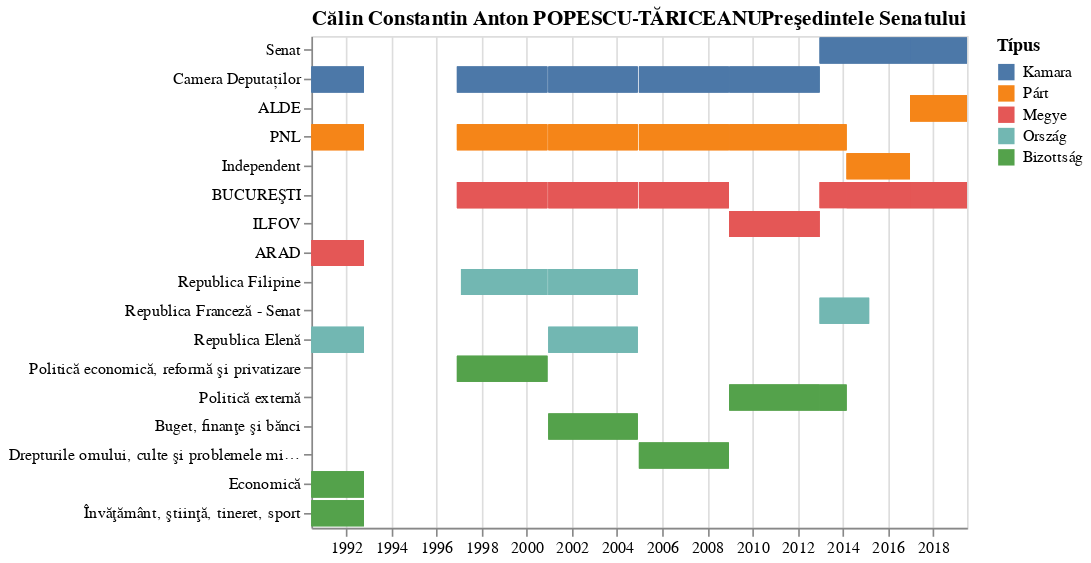

The cell this chart's notebook holds for it:
### Code cell
alt.Chart(ef,
          title=m['Name']['full']
         ).mark_bar().encode(
    x=alt.X('start:T',title=''),
    x2='end:T',
    y=alt.Y('Csoportok:N',title='',
            sort=alt.EncodingSortField(field="order", op="mean", order='descending')),
    color=alt.Color('Típus:N',
        sort=alt.EncodingSortField(field="order", op="mean", order='descending'))
)

### Figure 1 — Vega-Lite specification as saved in the notebook (floating-point values rounded to 4 significant figures)
{"$schema": "https://vega.github.io/schema/vega-lite/v3.3.0.json", "config": {"mark": {"tooltip": null}, "view": {"height": 300, "width": 400}}, "data": {"name": "data-f5c2bdf21e4cd6cc5417497daa4badfb"}, "datasets": {"data-f5c2bdf21e4cd6cc5417497daa4badfb": [{"Csoportok": "Politică economică, reformă şi privatizare", "Name": "Călin Constantin Anton POPESCU-TĂRICEANUPreşedintele Senatului", "Típus": "Bizottság", "duration": 1464, "end": "2000-11-30T00:00:00", "order": 1, "start": "1996-11-27T00:00:00"}, {"Csoportok": "Politică externă", "Name": "Călin Constantin Anton POPESCU-TĂRICEANUPreşedintele Senatului", "Típus": "Bizottság", "duration": 1462, "end": "2012-12-20T00:00:00", "order": 1, "start": "2008-12-19T00:00:00"}, {"Csoportok": "Politică externă", "Name": "Călin Constantin Anton POPESCU-TĂRICEANUPreşedintele Senatului", "Típus": "Bizottság", "duration": 436, "end": "2014-03-01T00:00:00", "order": 1, "start": "2012-12-20T00:00:00"}, {"Csoportok": "Buget, finanţe şi bănci", "Name": "Călin Constantin Anton POPESCU-TĂRICEANUPreşedintele Senatului", "Típus": "Bizottság", "duration": 1446, "end": "2004-11-30T00:00:00", "order": 1, "start": "2000-12-15T00:00:00"}, {"Csoportok": "Drepturile omului, culte şi problemele minorităţilor naţionale", "Name": "Călin Constantin Anton POPESCU-TĂRICEANUPreşedintele Senatului", "Típus": "Bizottság", "duration": 1455, "end": "2008-12-13T00:00:00", "order": 1, "start": "2004-12-19T00:00:00"}, {"Csoportok": "Economică", "Name": "Călin Constantin Anton POPESCU-TĂRICEANUPreşedintele Senatului", "Típus": "Bizottság", "duration": 850, "end": "1992-10-16T00:00:00", "order": 1, "start": "1990-06-19T00:00:00"}, {"Csoportok": "Învăţământ, ştiinţă, tineret, sport", "Name": "Călin Constantin Anton POPESCU-TĂRICEANUPreşedintele Senatului", "Típus": "Bizottság", "duration": 850, "end": "1992-10-16T00:00:00", "order": 1, "start": "1990-06-19T00:00:00"}, {"Csoportok": "Politică economică, reformă şi privatizare", "Name": "Călin Constantin Anton POPESCU-TĂRICEANUPreşedintele Senatului", "Típus": "Bizottság", "duration": 1464, "end": "2000-11-30T00:00:00", "order": 1, "start": "1996-11-27T00:00:00"}, {"Csoportok": "Politică externă", "Name": "Călin Constantin Anton POPESCU-TĂRICEANUPreşedintele Senatului", "Típus": "Bizottság", "duration": 1462, "end": "2012-12-20T00:00:00", "order": 1, "start": "2008-12-19T00:00:00"}, {"Csoportok": "Politică externă", "Name": "Călin Constantin Anton POPESCU-TĂRICEANUPreşedintele Senatului", "Típus": "Bizottság", "duration": 436, "end": "2014-03-01T00:00:00", "order": 1, "start": "2012-12-20T00:00:00"}, {"Csoportok": "Buget, finanţe şi bănci", "Name": "Călin Constantin Anton POPESCU-TĂRICEANUPreşedintele Senatului", "Típus": "Bizottság", "duration": 1446, "end": "2004-11-30T00:00:00", "order": 1, "start": "2000-12-15T00:00:00"}, {"Csoportok": "Drepturile omului, culte şi problemele minorităţilor naţionale", "Name": "Călin Constantin Anton POPESCU-TĂRICEANUPreşedintele Senatului", "Típus": "Bizottság", "duration": 1455, "end": "2008-12-13T00:00:00", "order": 1, "start": "2004-12-19T00:00:00"}, {"Csoportok": "Economică", "Name": "Călin Constantin Anton POPESCU-TĂRICEANUPreşedintele Senatului", "Típus": "Bizottság", "duration": 850, "end": "1992-10-16T00:00:00", "order": 1, "start": "1990-06-19T00:00:00"}, {"Csoportok": "Învăţământ, ştiinţă, tineret, sport", "Name": "Călin Constantin Anton POPESCU-TĂRICEANUPreşedintele Senatului", "Típus": "Bizottság", "duration": 850, "end": "1992-10-16T00:00:00", "order": 1, "start": "1990-06-19T00:00:00"}, {"Csoportok": "Politică economică, reformă şi privatizare", "Name": "Călin Constantin Anton POPESCU-TĂRICEANUPreşedintele Senatului", "Típus": "Bizottság", "duration": 1464, "end": "2000-11-30T00:00:00", "order": 1, "start": "1996-11-27T00:00:00"}, {"Csoportok": "Politică externă", "Name": "Călin Constantin Anton POPESCU-TĂRICEANUPreşedintele Senatului", "Típus": "Bizottság", "duration": 1462, "end": "2012-12-20T00:00:00", "order": 1, "start": "2008-12-19T00:00:00"}, {"Csoportok": "Politică externă", "Name": "Călin Constantin Anton POPESCU-TĂRICEANUPreşedintele Senatului", "Típus": "Bizottság", "duration": 436, "end": "2014-03-01T00:00:00", "order": 1, "start": "2012-12-20T00:00:00"}, {"Csoportok": "Buget, finanţe şi bănci", "Name": "Călin Constantin Anton POPESCU-TĂRICEANUPreşedintele Senatului", "Típus": "Bizottság", "duration": 1446, "end": "2004-11-30T00:00:00", "order": 1, "start": "2000-12-15T00:00:00"}, {"Csoportok": "Drepturile omului, culte şi problemele minorităţilor naţionale", "Name": "Călin Constantin Anton POPESCU-TĂRICEANUPreşedintele Senatului", "Típus": "Bizottság", "duration": 1455, "end": "2008-12-13T00:00:00", "order": 1, "start": "2004-12-19T00:00:00"}, {"Csoportok": "Economică", "Name": "Călin Constantin Anton POPESCU-TĂRICEANUPreşedintele Senatului", "Típus": "Bizottság", "duration": 850, "end": "1992-10-16T00:00:00", "order": 1, "start": "1990-06-19T00:00:00"}, {"Csoportok": "Învăţământ, ştiinţă, tineret, sport", "Name": "Călin Constantin Anton POPESCU-TĂRICEANUPreşedintele Senatului", "Típus": "Bizottság", "duration": 850, "end": "1992-10-16T00:00:00", "order": 1, "start": "1990-06-19T00:00:00"}, {"Csoportok": "Senat", "Name": "Călin Constantin Anton POPESCU-TĂRICEANUPreşedintele Senatului", "Típus": "Kamara", "duration": 922, "end": "2019-07-01T00:00:00", "order": 60, "start": "2016-12-21T00:00:00"}, {"Csoportok": "Camera Deputaților", "Name": "Călin Constantin Anton POPESCU-TĂRICEANUPreşedintele Senatului", "Típus": "Kamara", "duration": 1464, "end": "2000-11-30T00:00:00", "order": 60, "start": "1996-11-27T00:00:00"}, {"Csoportok": "Camera Deputaților", "Name": "Călin Constantin Anton POPESCU-TĂRICEANUPreşedintele Senatului", "Típus": "Kamara", "duration": 1462, "end": "2012-12-20T00:00:00", "order": 60, "start": "2008-12-19T00:00:00"}, {"Csoportok": "Senat", "Name": "Călin Constantin Anton POPESCU-TĂRICEANUPreşedintele Senatului", "Típus": "Kamara", "duration": 1462, "end": "2016-12-21T00:00:00", "order": 60, "start": "2012-12-20T00:00:00"}, {"Csoportok": "Camera Deputaților", "Name": "Călin Constantin Anton POPESCU-TĂRICEANUPreşedintele Senatului", "Típus": "Kamara", "duration": 1446, "end": "2004-11-30T00:00:00", "order": 60, "start": "2000-12-15T00:00:00"}, {"Csoportok": "Camera Deputaților", "Name": "Călin Constantin Anton POPESCU-TĂRICEANUPreşedintele Senatului", "Típus": "Kamara", "duration": 1455, "end": "2008-12-13T00:00:00", "order": 60, "start": "2004-12-19T00:00:00"}, {"Csoportok": "Camera Deputaților", "Name": "Călin Constantin Anton POPESCU-TĂRICEANUPreşedintele Senatului", "Típus": "Kamara", "duration": 850, "end": "1992-10-16T00:00:00", "order": 60, "start": "1990-06-19T00:00:00"}, {"Csoportok": "Senat", "Name": "Călin Constantin Anton POPESCU-TĂRICEANUPreşedintele Senatului", "Típus": "Kamara", "duration": 922, "end": "2019-07-01T00:00:00", "order": 60, "start": "2016-12-21T00:00:00"}, {"Csoportok": "Camera Deputaților", "Name": "Călin Constantin Anton POPESCU-TĂRICEANUPreşedintele Senatului", "Típus": "Kamara", "duration": 1464, "end": "2000-11-30T00:00:00", "order": 60, "start": "1996-11-27T00:00:00"}, {"Csoportok": "Camera Deputaților", "Name": "Călin Constantin Anton POPESCU-TĂRICEANUPreşedintele Senatului", "Típus": "Kamara", "duration": 1462, "end": "2012-12-20T00:00:00", "order": 60, "start": "2008-12-19T00:00:00"}, {"Csoportok": "Senat", "Name": "Călin Constantin Anton POPESCU-TĂRICEANUPreşedintele Senatului", "Típus": "Kamara", "duration": 1462, "end": "2016-12-21T00:00:00", "order": 60, "start": "2012-12-20T00:00:00"}, {"Csoportok": "Camera Deputaților", "Name": "Călin Constantin Anton POPESCU-TĂRICEANUPreşedintele Senatului", "Típus": "Kamara", "duration": 1446, "end": "2004-11-30T00:00:00", "order": 60, "start": "2000-12-15T00:00:00"}, {"Csoportok": "Camera Deputaților", "Name": "Călin Constantin Anton POPESCU-TĂRICEANUPreşedintele Senatului", "Típus": "Kamara", "duration": 1455, "end": "2008-12-13T00:00:00", "order": 60, "start": "2004-12-19T00:00:00"}, {"Csoportok": "Camera Deputaților", "Name": "Călin Constantin Anton POPESCU-TĂRICEANUPreşedintele Senatului", "Típus": "Kamara", "duration": 850, "end": "1992-10-16T00:00:00", "order": 60, "start": "1990-06-19T00:00:00"}, {"Csoportok": "Senat", "Name": "Călin Constantin Anton POPESCU-TĂRICEANUPreşedintele Senatului", "Típus": "Kamara", "duration": 922, "end": "2019-07-01T00:00:00", "order": 60, "start": "2016-12-21T00:00:00"}, {"Csoportok": "Camera Deputaților", "Name": "Călin Constantin Anton POPESCU-TĂRICEANUPreşedintele Senatului", "Típus": "Kamara", "duration": 1464, "end": "2000-11-30T00:00:00", "order": 60, "start": "1996-11-27T00:00:00"}, {"Csoportok": "Camera Deputaților", "Name": "Călin Constantin Anton POPESCU-TĂRICEANUPreşedintele Senatului", "Típus": "Kamara", "duration": 1462, "end": "2012-12-20T00:00:00", "order": 60, "start": "2008-12-19T00:00:00"}, {"Csoportok": "Senat", "Name": "Călin Constantin Anton POPESCU-TĂRICEANUPreşedintele Senatului", "Típus": "Kamara", "duration": 1462, "end": "2016-12-21T00:00:00", "order": 60, "start": "2012-12-20T00:00:00"}, {"Csoportok": "Camera Deputaților", "Name": "Călin Constantin Anton POPESCU-TĂRICEANUPreşedintele Senatului", "Típus": "Kamara", "duration": 1446, "end": "2004-11-30T00:00:00", "order": 60, "start": "2000-12-15T00:00:00"}, {"Csoportok": "Camera Deputaților", "Name": "Călin Constantin Anton POPESCU-TĂRICEANUPreşedintele Senatului", "Típus": "Kamara", "duration": 1455, "end": "2008-12-13T00:00:00", "order": 60, "start": "2004-12-19T00:00:00"}, {"Csoportok": "Camera Deputaților", "Name": "Călin Constantin Anton POPESCU-TĂRICEANUPreşedintele Senatului", "Típus": "Kamara", "duration": 850, "end": "1992-10-16T00:00:00", "order": 60, "start": "1990-06-19T00:00:00"}, {"Csoportok": "BUCUREŞTI", "Name": "Călin Constantin Anton POPESCU-TĂRICEANUPreşedintele Senatului", "Típus": "Megye", "duration": 922, "end": "2019-07-01T00:00:00", "order": 30, "start": "2016-12-21T00:00:00"}, {"Csoportok": "BUCUREŞTI", "Name": "Călin Constantin Anton POPESCU-TĂRICEANUPreşedintele Senatului", "Típus": "Megye", "duration": 1464, "end": "2000-11-30T00:00:00", "order": 30, "start": "1996-11-27T00:00:00"}, {"Csoportok": "ILFOV", "Name": "Călin Constantin Anton POPESCU-TĂRICEANUPreşedintele Senatului", "Típus": "Megye", "duration": 1462, "end": "2012-12-20T00:00:00", "order": 30, "start": "2008-12-19T00:00:00"}, {"Csoportok": "BUCUREŞTI", "Name": "Călin Constantin Anton POPESCU-TĂRICEANUPreşedintele Senatului", "Típus": "Megye", "duration": 436, "end": "2014-03-01T00:00:00", "order": 30, "start": "2012-12-20T00:00:00"}, {"Csoportok": "BUCUREŞTI", "Name": "Călin Constantin Anton POPESCU-TĂRICEANUPreşedintele Senatului", "Típus": "Megye", "duration": 1026, "end": "2016-12-21T00:00:00", "order": 30, "start": "2014-03-01T00:00:00"}, {"Csoportok": "BUCUREŞTI", "Name": "Călin Constantin Anton POPESCU-TĂRICEANUPreşedintele Senatului", "Típus": "Megye", "duration": 1446, "end": "2004-11-30T00:00:00", "order": 30, "start": "2000-12-15T00:00:00"}, {"Csoportok": "BUCUREŞTI", "Name": "Călin Constantin Anton POPESCU-TĂRICEANUPreşedintele Senatului", "Típus": "Megye", "duration": 1455, "end": "2008-12-13T00:00:00", "order": 30, "start": "2004-12-19T00:00:00"}, {"Csoportok": "ARAD", "Name": "Călin Constantin Anton POPESCU-TĂRICEANUPreşedintele Senatului", "Típus": "Megye", "duration": 850, "end": "1992-10-16T00:00:00", "order": 30, "start": "1990-06-19T00:00:00"}, {"Csoportok": "BUCUREŞTI", "Name": "Călin Constantin Anton POPESCU-TĂRICEANUPreşedintele Senatului", "Típus": "Megye", "duration": 922, "end": "2019-07-01T00:00:00", "order": 30, "start": "2016-12-21T00:00:00"}, {"Csoportok": "BUCUREŞTI", "Name": "Călin Constantin Anton POPESCU-TĂRICEANUPreşedintele Senatului", "Típus": "Megye", "duration": 1464, "end": "2000-11-30T00:00:00", "order": 30, "start": "1996-11-27T00:00:00"}, {"Csoportok": "ILFOV", "Name": "Călin Constantin Anton POPESCU-TĂRICEANUPreşedintele Senatului", "Típus": "Megye", "duration": 1462, "end": "2012-12-20T00:00:00", "order": 30, "start": "2008-12-19T00:00:00"}, {"Csoportok": "BUCUREŞTI", "Name": "Călin Constantin Anton POPESCU-TĂRICEANUPreşedintele Senatului", "Típus": "Megye", "duration": 436, "end": "2014-03-01T00:00:00", "order": 30, "start": "2012-12-20T00:00:00"}, {"Csoportok": "BUCUREŞTI", "Name": "Călin Constantin Anton POPESCU-TĂRICEANUPreşedintele Senatului", "Típus": "Megye", "duration": 1026, "end": "2016-12-21T00:00:00", "order": 30, "start": "2014-03-01T00:00:00"}, {"Csoportok": "BUCUREŞTI", "Name": "Călin Constantin Anton POPESCU-TĂRICEANUPreşedintele Senatului", "Típus": "Megye", "duration": 1446, "end": "2004-11-30T00:00:00", "order": 30, "start": "2000-12-15T00:00:00"}, {"Csoportok": "BUCUREŞTI", "Name": "Călin Constantin Anton POPESCU-TĂRICEANUPreşedintele Senatului", "Típus": "Megye", "duration": 1455, "end": "2008-12-13T00:00:00", "order": 30, "start": "2004-12-19T00:00:00"}, {"Csoportok": "ARAD", "Name": "Călin Constantin Anton POPESCU-TĂRICEANUPreşedintele Senatului", "Típus": "Megye", "duration": 850, "end": "1992-10-16T00:00:00", "order": 30, "start": "1990-06-19T00:00:00"}, {"Csoportok": "BUCUREŞTI", "Name": "Călin Constantin Anton POPESCU-TĂRICEANUPreşedintele Senatului", "Típus": "Megye", "duration": 922, "end": "2019-07-01T00:00:00", "order": 30, "start": "2016-12-21T00:00:00"}, {"Csoportok": "BUCUREŞTI", "Name": "Călin Constantin Anton POPESCU-TĂRICEANUPreşedintele Senatului", "Típus": "Megye", "duration": 1464, "end": "2000-11-30T00:00:00", "order": 30, "start": "1996-11-27T00:00:00"}, {"Csoportok": "ILFOV", "Name": "Călin Constantin Anton POPESCU-TĂRICEANUPreşedintele Senatului", "Típus": "Megye", "duration": 1462, "end": "2012-12-20T00:00:00", "order": 30, "start": "2008-12-19T00:00:00"}, {"Csoportok": "BUCUREŞTI", "Name": "Călin Constantin Anton POPESCU-TĂRICEANUPreşedintele Senatului", "Típus": "Megye", "duration": 436, "end": "2014-03-01T00:00:00", "order": 30, "start": "2012-12-20T00:00:00"}, {"Csoportok": "BUCUREŞTI", "Name": "Călin Constantin Anton POPESCU-TĂRICEANUPreşedintele Senatului", "Típus": "Megye", "duration": 1026, "end": "2016-12-21T00:00:00", "order": 30, "start": "2014-03-01T00:00:00"}, {"Csoportok": "BUCUREŞTI", "Name": "Călin Constantin Anton POPESCU-TĂRICEANUPreşedintele Senatului", "Típus": "Megye", "duration": 1446, "end": "2004-11-30T00:00:00", "order": 30, "start": "2000-12-15T00:00:00"}, {"Csoportok": "BUCUREŞTI", "Name": "Călin Constantin Anton POPESCU-TĂRICEANUPreşedintele Senatului", "Típus": "Megye", "duration": 1455, "end": "2008-12-13T00:00:00", "order": 30, "start": "2004-12-19T00:00:00"}, {"Csoportok": "ARAD", "Name": "Călin Constantin Anton POPESCU-TĂRICEANUPreşedintele Senatului", "Típus": "Megye", "duration": 850, "end": "1992-10-16T00:00:00", "order": 30, "start": "1990-06-19T00:00:00"}, {"Csoportok": "Republica Filipine", "Name": "Călin Constantin Anton POPESCU-TĂRICEANUPreşedintele Senatului", "Típus": "Ország", "duration": 1398, "end": "2000-11-30T00:00:00", "order": 4, "start": "1997-02-01T00:00:00"}, {"Csoportok": "Republica Franceză - Senat", "Name": "Călin Constantin Anton POPESCU-TĂRICEANUPreşedintele Senatului", "Típus": "Ország", "duration": 801, "end": "2015-03-01T00:00:00", "order": 4, "start": "2012-12-20T00:00:00"}, {"Csoportok": "Republica Filipine", "Name": "Călin Constantin Anton POPESCU-TĂRICEANUPreşedintele Senatului", "Típus": "Ország", "duration": 1446, "end": "2004-11-30T00:00:00", "order": 4, "start": "2000-12-15T00:00:00"}, {"Csoportok": "Republica Elenă", "Name": "Călin Constantin Anton POPESCU-TĂRICEANUPreşedintele Senatului", "Típus": "Ország", "duration": 1446, "end": "2004-11-30T00:00:00", "order": 4, "start": "2000-12-15T00:00:00"}, {"Csoportok": "Republica Elenă", "Name": "Călin Constantin Anton POPESCU-TĂRICEANUPreşedintele Senatului", "Típus": "Ország", "duration": 850, "end": "1992-10-16T00:00:00", "order": 4, "start": "1990-06-19T00:00:00"}, {"Csoportok": "Republica Filipine", "Name": "Călin Constantin Anton POPESCU-TĂRICEANUPreşedintele Senatului", "Típus": "Ország", "duration": 1398, "end": "2000-11-30T00:00:00", "order": 4, "start": "1997-02-01T00:00:00"}, {"Csoportok": "Republica Franceză - Senat", "Name": "Călin Constantin Anton POPESCU-TĂRICEANUPreşedintele Senatului", "Típus": "Ország", "duration": 801, "end": "2015-03-01T00:00:00", "order": 4, "start": "2012-12-20T00:00:00"}, {"Csoportok": "Republica Filipine", "Name": "Călin Constantin Anton POPESCU-TĂRICEANUPreşedintele Senatului", "Típus": "Ország", "duration": 1446, "end": "2004-11-30T00:00:00", "order": 4, "start": "2000-12-15T00:00:00"}, {"Csoportok": "Republica Elenă", "Name": "Călin Constantin Anton POPESCU-TĂRICEANUPreşedintele Senatului", "Típus": "Ország", "duration": 1446, "end": "2004-11-30T00:00:00", "order": 4, "start": "2000-12-15T00:00:00"}, {"Csoportok": "Republica Elenă", "Name": "Călin Constantin Anton POPESCU-TĂRICEANUPreşedintele Senatului", "Típus": "Ország", "duration": 850, "end": "1992-10-16T00:00:00", "order": 4, "start": "1990-06-19T00:00:00"}, {"Csoportok": "Republica Filipine", "Name": "Călin Constantin Anton POPESCU-TĂRICEANUPreşedintele Senatului", "Típus": "Ország", "duration": 1398, "end": "2000-11-30T00:00:00", "order": 4, "start": "1997-02-01T00:00:00"}, {"Csoportok": "Republica Franceză - Senat", "Name": "Călin Constantin Anton POPESCU-TĂRICEANUPreşedintele Senatului", "Típus": "Ország", "duration": 801, "end": "2015-03-01T00:00:00", "order": 4, "start": "2012-12-20T00:00:00"}, {"Csoportok": "Republica Filipine", "Name": "Călin Constantin Anton POPESCU-TĂRICEANUPreşedintele Senatului", "Típus": "Ország", "duration": 1446, "end": "2004-11-30T00:00:00", "order": 4, "start": "2000-12-15T00:00:00"}, {"Csoportok": "Republica Elenă", "Name": "Călin Constantin Anton POPESCU-TĂRICEANUPreşedintele Senatului", "Típus": "Ország", "duration": 1446, "end": "2004-11-30T00:00:00", "order": 4, "start": "2000-12-15T00:00:00"}, {"Csoportok": "Republica Elenă", "Name": "Călin Constantin Anton POPESCU-TĂRICEANUPreşedintele Senatului", "Típus": "Ország", "duration": 850, "end": "1992-10-16T00:00:00", "order": 4, "start": "1990-06-19T00:00:00"}, {"Csoportok": "ALDE", "Name": "Călin Constantin Anton POPESCU-TĂRICEANUPreşedintele Senatului", "Típus": "Párt", "duration": 922, "end": "2019-07-01T00:00:00", "order": 50, "start": "2016-12-21T00:00:00"}, {"Csoportok": "PNL", "Name": "Călin Constantin Anton POPESCU-TĂRICEANUPreşedintele Senatului", "Típus": "Párt", "duration": 1464, "end": "2000-11-30T00:00:00", "order": 50, "start": "1996-11-27T00:00:00"}, {"Csoportok": "PNL", "Name": "Călin Constantin Anton POPESCU-TĂRICEANUPreşedintele Senatului", "Típus": "Párt", "duration": 1462, "end": "2012-12-20T00:00:00", "order": 50, "start": "2008-12-19T00:00:00"}, {"Csoportok": "PNL", "Name": "Călin Constantin Anton POPESCU-TĂRICEANUPreşedintele Senatului", "Típus": "Párt", "duration": 436, "end": "2014-03-01T00:00:00", "order": 50, "start": "2012-12-20T00:00:00"}, {"Csoportok": "Independent", "Name": "Călin Constantin Anton POPESCU-TĂRICEANUPreşedintele Senatului", "Típus": "Párt", "duration": 1026, "end": "2016-12-21T00:00:00", "order": 50, "start": "2014-03-01T00:00:00"}, {"Csoportok": "PNL", "Name": "Călin Constantin Anton POPESCU-TĂRICEANUPreşedintele Senatului", "Típus": "Párt", "duration": 1446, "end": "2004-11-30T00:00:00", "order": 50, "start": "2000-12-15T00:00:00"}, {"Csoportok": "PNL", "Name": "Călin Constantin Anton POPESCU-TĂRICEANUPreşedintele Senatului", "Típus": "Párt", "duration": 1455, "end": "2008-12-13T00:00:00", "order": 50, "start": "2004-12-19T00:00:00"}, {"Csoportok": "PNL", "Name": "Călin Constantin Anton POPESCU-TĂRICEANUPreşedintele Senatului", "Típus": "Párt", "duration": 850, "end": "1992-10-16T00:00:00", "order": 50, "start": "1990-06-19T00:00:00"}, {"Csoportok": "ALDE", "Name": "Călin Constantin Anton POPESCU-TĂRICEANUPreşedintele Senatului", "Típus": "Párt", "duration": 922, "end": "2019-07-01T00:00:00", "order": 50, "start": "2016-12-21T00:00:00"}, {"Csoportok": "PNL", "Name": "Călin Constantin Anton POPESCU-TĂRICEANUPreşedintele Senatului", "Típus": "Párt", "duration": 1464, "end": "2000-11-30T00:00:00", "order": 50, "start": "1996-11-27T00:00:00"}, {"Csoportok": "PNL", "Name": "Călin Constantin Anton POPESCU-TĂRICEANUPreşedintele Senatului", "Típus": "Párt", "duration": 1462, "end": "2012-12-20T00:00:00", "order": 50, "start": "2008-12-19T00:00:00"}, {"Csoportok": "PNL", "Name": "Călin Constantin Anton POPESCU-TĂRICEANUPreşedintele Senatului", "Típus": "Párt", "duration": 436, "end": "2014-03-01T00:00:00", "order": 50, "start": "2012-12-20T00:00:00"}, {"Csoportok": "Independent", "Name": "Călin Constantin Anton POPESCU-TĂRICEANUPreşedintele Senatului", "Típus": "Párt", "duration": 1026, "end": "2016-12-21T00:00:00", "order": 50, "start": "2014-03-01T00:00:00"}, {"Csoportok": "PNL", "Name": "Călin Constantin Anton POPESCU-TĂRICEANUPreşedintele Senatului", "Típus": "Párt", "duration": 1446, "end": "2004-11-30T00:00:00", "order": 50, "start": "2000-12-15T00:00:00"}, {"Csoportok": "PNL", "Name": "Călin Constantin Anton POPESCU-TĂRICEANUPreşedintele Senatului", "Típus": "Párt", "duration": 1455, "end": "2008-12-13T00:00:00", "order": 50, "start": "2004-12-19T00:00:00"}, {"Csoportok": "PNL", "Name": "Călin Constantin Anton POPESCU-TĂRICEANUPreşedintele Senatului", "Típus": "Párt", "duration": 850, "end": "1992-10-16T00:00:00", "order": 50, "start": "1990-06-19T00:00:00"}, {"Csoportok": "ALDE", "Name": "Călin Constantin Anton POPESCU-TĂRICEANUPreşedintele Senatului", "Típus": "Párt", "duration": 922, "end": "2019-07-01T00:00:00", "order": 50, "start": "2016-12-21T00:00:00"}, {"Csoportok": "PNL", "Name": "Călin Constantin Anton POPESCU-TĂRICEANUPreşedintele Senatului", "Típus": "Párt", "duration": 1464, "end": "2000-11-30T00:00:00", "order": 50, "start": "1996-11-27T00:00:00"}, {"Csoportok": "PNL", "Name": "Călin Constantin Anton POPESCU-TĂRICEANUPreşedintele Senatului", "Típus": "Párt", "duration": 1462, "end": "2012-12-20T00:00:00", "order": 50, "start": "2008-12-19T00:00:00"}, {"Csoportok": "PNL", "Name": "Călin Constantin Anton POPESCU-TĂRICEANUPreşedintele Senatului", "Típus": "Párt", "duration": 436, "end": "2014-03-01T00:00:00", "order": 50, "start": "2012-12-20T00:00:00"}, {"Csoportok": "Independent", "Name": "Călin Constantin Anton POPESCU-TĂRICEANUPreşedintele Senatului", "Típus": "Párt", "duration": 1026, "end": "2016-12-21T00:00:00", "order": 50, "start": "2014-03-01T00:00:00"}, {"Csoportok": "PNL", "Name": "Călin Constantin Anton POPESCU-TĂRICEANUPreşedintele Senatului", "Típus": "Párt", "duration": 1446, "end": "2004-11-30T00:00:00", "order": 50, "start": "2000-12-15T00:00:00"}, {"Csoportok": "PNL", "Name": "Călin Constantin Anton POPESCU-TĂRICEANUPreşedintele Senatului", "Típus": "Párt", "duration": 1455, "end": "2008-12-13T00:00:00", "order": 50, "start": "2004-12-19T00:00:00"}, {"Csoportok": "PNL", "Name": "Călin Constantin Anton POPESCU-TĂRICEANUPreşedintele Senatului", "Típus": "Párt", "duration": 850, "end": "1992-10-16T00:00:00", "order": 50, "start": "1990-06-19T00:00:00"}]}, "encoding": {"color": {"field": "Típus", "sort": {"field": "order", "op": "mean", "order": "descending"}, "type": "nominal"}, "x": {"field": "start", "title": "", "type": "temporal"}, "x2": {"field": "end"}, "y": {"field": "Csoportok", "sort": {"field": "order", "op": "mean", "order": "descending"}, "title": "", "type": "nominal"}}, "mark": "bar", "title": "Călin Constantin Anton POPESCU-TĂRICEANUPreşedintele Senatului"}
